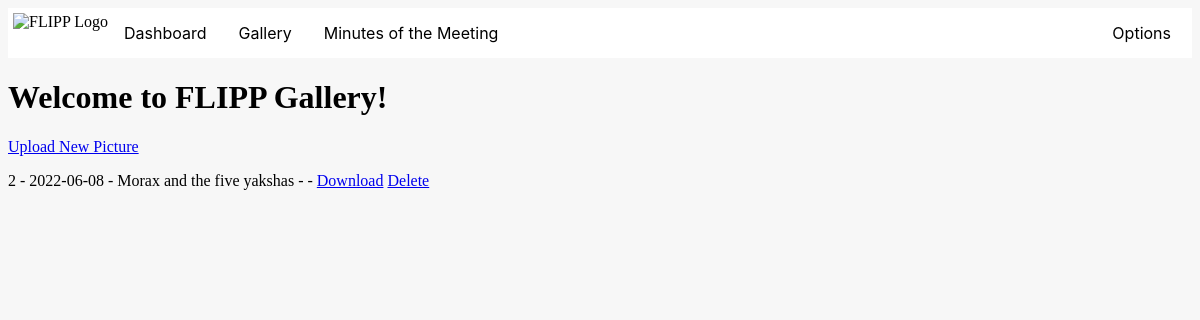
Page /gallery (signed in) on the committed database.
### app.py (models this page shows)
class Gallery(db.Model, UserMixin):
    id = db.Column(db.Integer, primary_key=True)
    date = db.Column(db.String(20), nullable=False)
    filename = db.Column(db.String(30), nullable=False)
    image = db.Column(db.LargeBinary, nullable=False)
    description = db.Column(db.String, nullable=False)

### app.py (the view)
@app.route('/gallery', methods=["GET", "POST"])
@login_required
def gallery():
    pictures = Gallery.query.all()
    return render_template("gallery.html", pictures=pictures)

### app.py (called while the page is built)
@login_manager.user_loader
def load_user(user_id):
    return User.query.get(int(user_id))

### templates/gallery.html
{% extends 'base2.html'%} {% block title %} Gallery {% endblock %}
{% block content %}
<link rel="stylesheet" href={{ url_for('static', filename='navbar/navbar.css') }}>
<h1>Welcome to FLIPP Gallery!</h1>
 <a href="{{ url_for('upload_picture') }}">Upload New Picture</a>
 {% for picture in pictures %}
 <p>{{ picture.id }} - {{ picture.date }} - {{ picture.description }} - {{ picture.FileName }} - <a href="{{url_for('download_picture', gallery_id=picture.id)}}">Download</a> <a href="{{url_for('delete_picture', gallery_id=picture.id)}}">Delete</a></p>
 {% endfor %}
{% endblock %}

### static/navbar/navbar.css (style rules this page uses)
body { background-color: rgb(247, 247, 247); }

### rows in the picture
Gallery: id "2", date "2022-06-08", description "Morax and the five yakshas"
